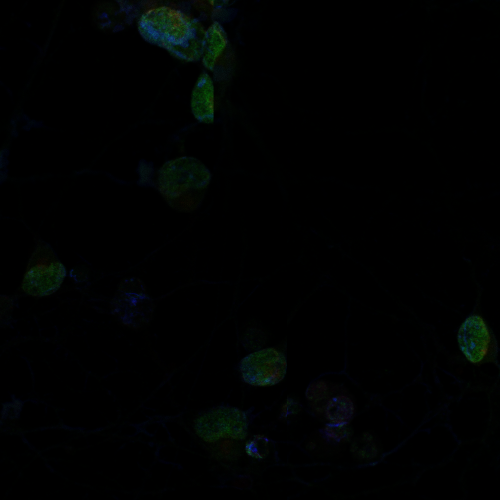
#> input picture tests/test_preprocessing/input/images/raw/test_conf/WT/unstressed/sample_230129_iNDI_WT_unstressed-DAPI_Phalloidin_CLTC_PSD95-01.tif, 1000 x 1000 px, given in place of R11_w3confCy5_s396.tif, which was not available (shown at 1/2 size)
$ jupyter execute --allow-errors figure_1_micrographs.ipynb
#> lines starting #> are read from the running program, lines starting #| are printed output that depends on the picture; pictures that were not available may be replaced by others from this repository, and a replacement may not be noted
[cell 1]
import matplotlib
import numpy as np
import matplotlib.pyplot as plt
import cv2
import skimage
import os
import tifffile
import sys

os.environ['MOMAPS_HOME'] = '/home/labs/hornsteinlab/Collaboration/MOmaps_Noam/MOmaps'
sys.path.insert(1, os.getenv('MOMAPS_HOME'))
from src.common.lib.image_metrics import improve_brightness

[cell 2]
untreated_colormap = matplotlib.colors.LinearSegmentedColormap.from_list("", ["black","#52C5D5"], N=256)
stress_colormap = matplotlib.colors.LinearSegmentedColormap.from_list("", ["black","#F7810F"], N=256)

[cell 3]
raw_image_path = "/home/labs/hornsteinlab/Collaboration/MOmaps/input/images/raw/SpinningDisk/batch6/WT/panelD/Untreated/rep2/PSD95/R11_w3confCy5_s396.tif"

#> (the rest of this cell did not finish here and is left out)

[cell 4]
SAVE_PATH = "./manuscript/fig1/panelA"

[cell 5]
def plot_tile(path, tile_index, colormap, tile_pixel_size_in_um, filename, tile_scalebar_length_in_um=5, contrast_factor = 1, brightness_factor = 0.1):
    site = np.load(path)

    # Adjust contrast and brightness
    brightness_adjusted = improve_brightness(img=site[tile_index, :, :, 0], contrast_factor=contrast_factor, brightness_factor=brightness_factor)

    fig = plt.figure(figsize=(100/127,100/127), dpi=127) #100/dpi,100/dpi
    plt.imshow(brightness_adjusted, cmap=colormap,vmin=0, vmax=1)
    plt.axis('off')
    plt.margins = (0,0)
    tile_scalebar_length_in_pixels = tile_scalebar_length_in_um / tile_pixel_size_in_um
    plt.hlines(y=90, xmin=85-tile_scalebar_length_in_pixels, xmax=85, color='white', linewidth=2)
    # plt.text(y = 87.5, x = 85-tile_scalebar_length_in_pixels,
    #          s=f"{tile_scalebar_length_in_um} \u03BCm", fontsize=4, color='white')
    plt.subplots_adjust(top = 1, bottom = 0, right = 1, left = 0,
                hspace = 0, wspace = 0)
    plt.savefig(filename, dpi=127, bbox_inches='tight', pad_inches=0)

[cell 6]
# [18 lines of commented-out code are left out]

[cell 7]
path = "/home/labs/hornsteinlab/Collaboration/MOmaps/input/images/processed/spd2/SpinningDisk/batch6_16bit_no_downsample/WT/Untreated/G3BP1/rep2_R11_w3confCy5_s369_panelA_WT_processed.npy"
tile_index = 2
#> (the rest of this cell did not finish here and is left out)

[cell 8]
purple_colormap = matplotlib.colors.LinearSegmentedColormap.from_list("", ["black","#f29dff"])
#R11_w3confCy5_s365.tif"
path = "/home/labs/hornsteinlab/Collaboration/MOmaps/input/images/raw/SpinningDisk/batch6/WT/panelD/Untreated/rep2/PSD95/R11_w3confCy5_s396.tif"
image = cv2.imread(path, cv2.IMREAD_ANYDEPTH)
#> image: shape (1000, 1000); min 0, max 88, mean 1.6
vmin, vmax = np.percentile(image, q=(0.5, 99.9))
#> vmin = 0; vmax = 51
img_scaled = skimage.exposure.rescale_intensity(
                                                image[12:1012, 12:1012],
                                                in_range=(vmin, vmax),
                                                out_range=np.float32
    )
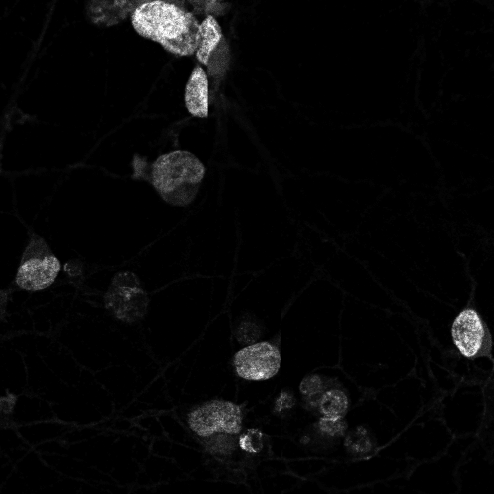
#> img_scaled: shape (988, 988) float32 (shown at 1/2 size); min 0, max 1, mean 0.0314
dpi=200
fig = plt.figure(figsize=(1000/dpi,1000/dpi), dpi=dpi) #100/dpi,100/dpi
plt.imshow(img_scaled, cmap=purple_colormap, vmin=0, vmax=1)
plt.axis('off')
plt.margins = (0,0)
site_scalebar_length_in_um = 50
#> (the rest of this cell did not finish here and is left out)

[cell 9]
path = "/home/labs/hornsteinlab/Collaboration/MOmaps/input/images/processed/spd2/SpinningDisk/batch6_16bit_no_downsample/WT/stress/G3BP1/rep1_R11_w3confCy5_s30_panelA_WT_processed.npy"
tile_index = 4
#> (the rest of this cell did not finish here and is left out)

[cell 10]
# raw_u20s_path = "/home/labs/hornsteinlab/Collaboration/MOmaps/input/images/raw/220714/U2OS/unstressed/220714_U2OS_unstressed-DAPI_Phalloidin_G3BP1_DCP1A-01.tif"
# import aicsimageio
# reader = aicsimageio.AICSImage(czi_path)
# reader.physical_pixel_sizes
u2os_site_pixel_size_in_um = 0.1376020331244211
u2os_tile_scalebar_length_in_um = 20
u2os_tile_pixel_size_in_um = u2os_site_pixel_size_in_um *6
u2os_tile_scalebar_length_in_pixels = u2os_tile_scalebar_length_in_um / u2os_tile_pixel_size_in_um
#    print(site_pixel_size_in_um)

#> (a cell that did not finish here is left out)


#> (a cell that did not finish here is left out)


$ run again, on tests/test_preprocessing/input/images/raw/test_spd/FUS/panelC/Untreated/rep1/DAPI/R11_w1confDAPI_s134.tif
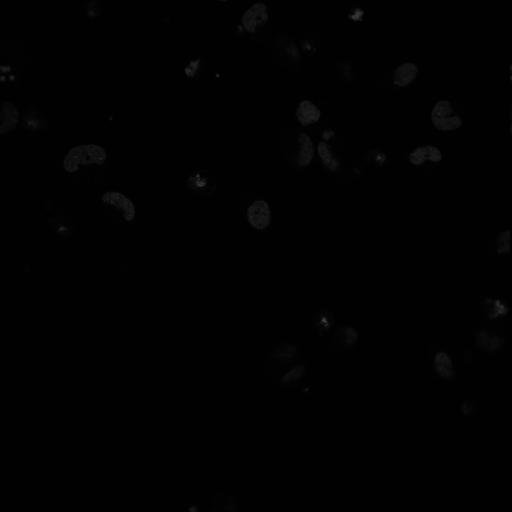
#> input picture tests/test_preprocessing/input/images/raw/test_spd/FUS/panelC/Untreated/rep1/DAPI/R11_w1confDAPI_s134.tif, 1024 x 1024 px, given in place of R11_w3confCy5_s396.tif, which was not available (shown at 1/2 size)
#> image is the input picture: shape (1024, 1024) uint16; min 0, max 18393, mean 573.6
#> vmin = 399; vmax = 7351.1
#> `img_scaled = skimage.exposure.rescale_intensity( image[12:1012, 12:101..`:
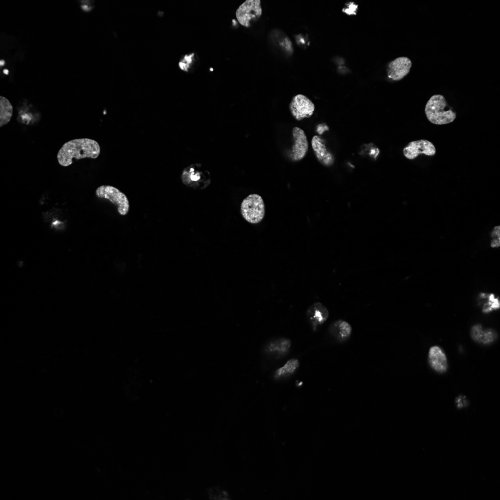
#> img_scaled: shape (1000, 1000) float32 (shown at 1/2 size); min 0, max 1, mean 0.0249

$ run again, on tests/test_preprocessing/input/images/raw/test_spd/FUS/panelC/Untreated/rep1/DAPI/R11_w1confDAPI_s135.tif
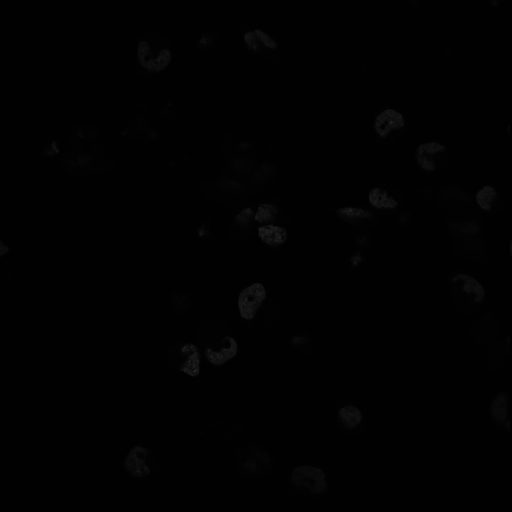
#> input picture tests/test_preprocessing/input/images/raw/test_spd/FUS/panelC/Untreated/rep1/DAPI/R11_w1confDAPI_s135.tif, 1024 x 1024 px, given in place of R11_w3confCy5_s396.tif, which was not available (shown at 1/2 size)
#> image is the input picture: shape (1024, 1024) uint16; min 0, max 13322, mean 559.5
#> vmin = 402; vmax = 5872
#> `img_scaled = skimage.exposure.rescale_intensity( image[12:1012, 12:101..`:
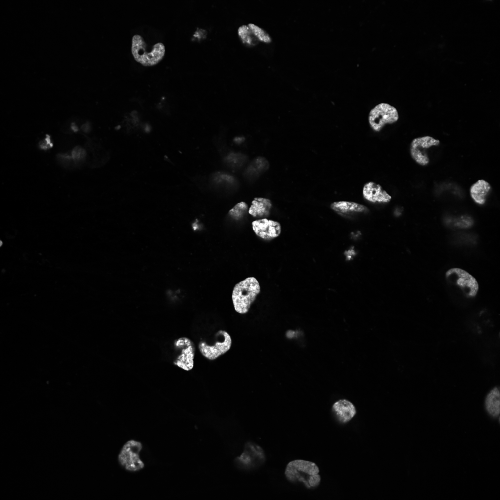
#> img_scaled: shape (1000, 1000) float32 (shown at 1/2 size); min 0, max 1, mean 0.0294
